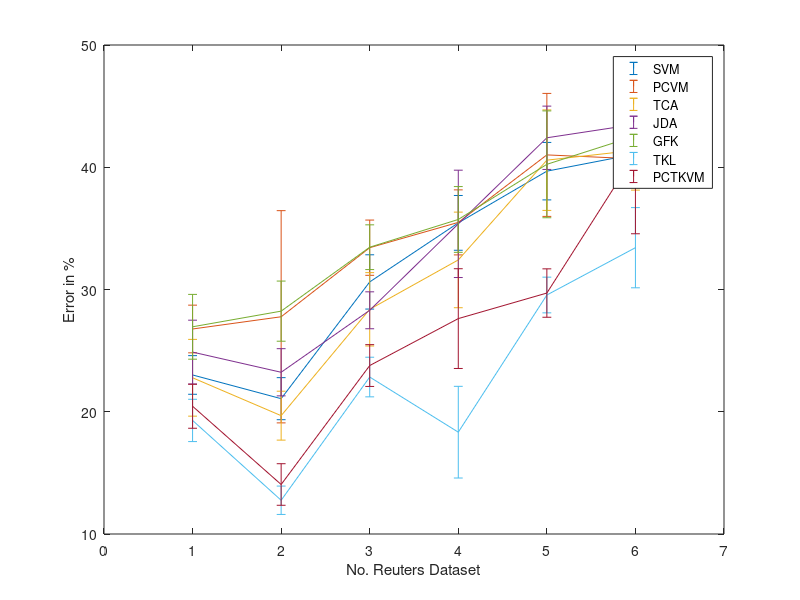
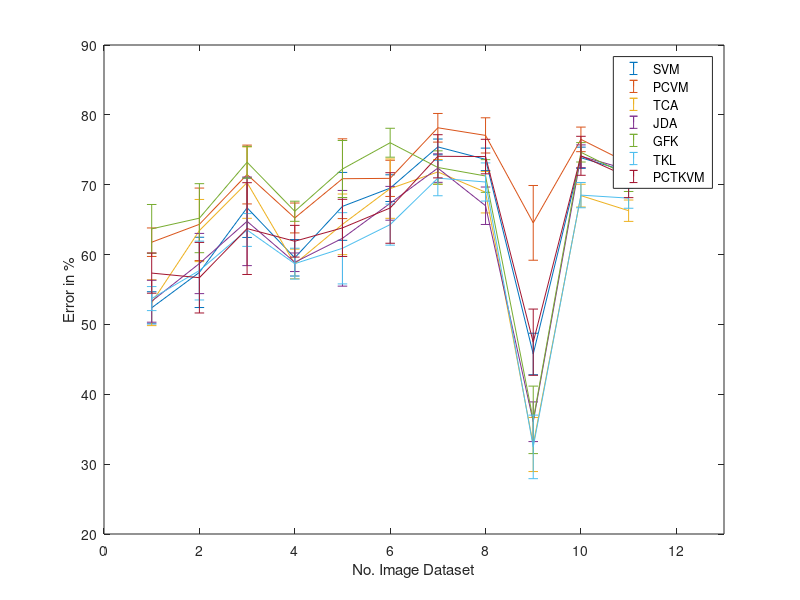

Recreate these plots in MATLAB, in order.
load fivetwo_reuters_Result.mat;
mea = meanErrors; mstd = stdErrors;
mea = [meanErrors(:,1:end-2), meanErrors(:,end)];
mstd = [stdErrors(:,1:end-2), stdErrors(:,end)];


figure;
errorbar(mea,mstd);
hold on;
ylabel('Error in %')
xlabel('No. Reuters Dataset')
legend('SVM','PCVM','TCA','JDA','GFK','TKL','PCTKVM');
xlim([0 7])
print("PCTKVM_Performance_Reuters","-depsc","-r1000")
hold off;


load fivetwo_image_Result.mat;
mea = meanErrors; mstd = stdErrors;
mea = [meanErrors(:,1:end-2), meanErrors(:,end)];
mstd = [stdErrors(:,1:end-2), stdErrors(:,end)];
figure;
errorbar(mea(1:end-1,:),mstd(1:end-1,:))
hold on;
ylabel('Error in %')
xlabel('No. Image Dataset');
legend('SVM','PCVM','TCA','JDA','GFK','TKL','PCTKVM');
xlim([0 13])
print("PCTKVM_Performance_Image","-depsc","-r1000")
hold off;